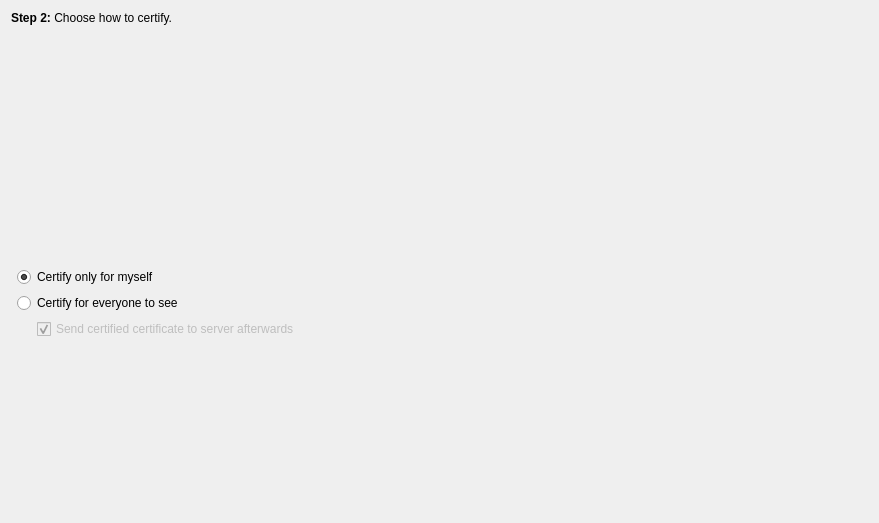
<ui version="4.0" >
 <class>Kleo::Dialogs::CertifyCertificateDialogPrivate::CertificationOptionsWidget</class>
 <widget class="QWidget" name="Kleo::Dialogs::CertifyCertificateDialogPrivate::CertificationOptionsWidget" >
  <property name="geometry" >
   <rect>
    <x>0</x>
    <y>0</y>
    <width>879</width>
    <height>523</height>
   </rect>
  </property>
  <layout class="QGridLayout" >
   <item row="0" column="0" colspan="3" >
    <widget class="QLabel" name="label_6" >
     <property name="text" >
      <string>&lt;b>Step 2:&lt;/b> Choose how to certify.</string>
     </property>
    </widget>
   </item>
   <item row="1" column="0" colspan="3" >
    <widget class="QStackedWidget" name="stackedWidget" >
     <property name="currentIndex" >
      <number>1</number>
     </property>
     <widget class="QWidget" name="multipleKeysPage" >
      <layout class="QVBoxLayout" >
       <item>
        <widget class="QLabel" name="label_7" >
         <property name="text" >
          <string>Choose which of your certificates to sign with:</string>
         </property>
        </widget>
       </item>
       <item>
        <widget class="QListView" name="keyListView" />
       </item>
      </layout>
     </widget>
     <widget class="QWidget" name="singleKeyPage" >
      <layout class="QVBoxLayout" >
       <item>
        <widget class="QLabel" name="singleKeyLabel" >
         <property name="alignment" >
          <set>Qt::AlignLeading|Qt::AlignLeft|Qt::AlignTop</set>
         </property>
        </widget>
       </item>
      </layout>
     </widget>
    </widget>
   </item>
   <item rowspan="2" row="3" column="1" >
    <layout class="QVBoxLayout" >
     <item>
      <widget class="QRadioButton" name="localSignatureRB" >
       <property name="text" >
        <string>Certify only for myself</string>
       </property>
       <property name="checked" >
        <bool>true</bool>
       </property>
      </widget>
     </item>
     <item>
      <widget class="QRadioButton" name="exportableSignatureRB" >
       <property name="text" >
        <string>Certify for everyone to see</string>
       </property>
      </widget>
     </item>
     <item>
      <layout class="QHBoxLayout" >
       <item>
        <spacer>
         <property name="orientation" >
          <enum>Qt::Horizontal</enum>
         </property>
         <property name="sizeType" >
          <enum>QSizePolicy::Fixed</enum>
         </property>
         <property name="sizeHint" stdset="0" >
          <size>
           <width>20</width>
           <height>20</height>
          </size>
         </property>
        </spacer>
       </item>
       <item>
        <widget class="QCheckBox" name="sendToServerCB" >
         <property name="enabled" >
          <bool>false</bool>
         </property>
         <property name="text" >
          <string>Send certified certificate to server afterwards</string>
         </property>
         <property name="checked" >
          <bool>true</bool>
         </property>
        </widget>
       </item>
      </layout>
     </item>
    </layout>
   </item>
   <item row="3" column="2" >
    <spacer>
     <property name="orientation" >
      <enum>Qt::Horizontal</enum>
     </property>
     <property name="sizeHint" stdset="0" >
      <size>
       <width>40</width>
       <height>20</height>
      </size>
     </property>
    </spacer>
   </item>
   <item row="5" column="1" >
    <spacer>
     <property name="orientation" >
      <enum>Qt::Vertical</enum>
     </property>
     <property name="sizeHint" stdset="0" >
      <size>
       <width>20</width>
       <height>40</height>
      </size>
     </property>
    </spacer>
   </item>
  </layout>
 </widget>
 <resources/>
 <connections>
  <connection>
   <sender>exportableSignatureRB</sender>
   <signal>toggled(bool)</signal>
   <receiver>sendToServerCB</receiver>
   <slot>setEnabled(bool)</slot>
   <hints>
    <hint type="sourcelabel" >
     <x>439</x>
     <y>338</y>
    </hint>
    <hint type="destinationlabel" >
     <x>455</x>
     <y>368</y>
    </hint>
   </hints>
  </connection>
 </connections>
</ui>
